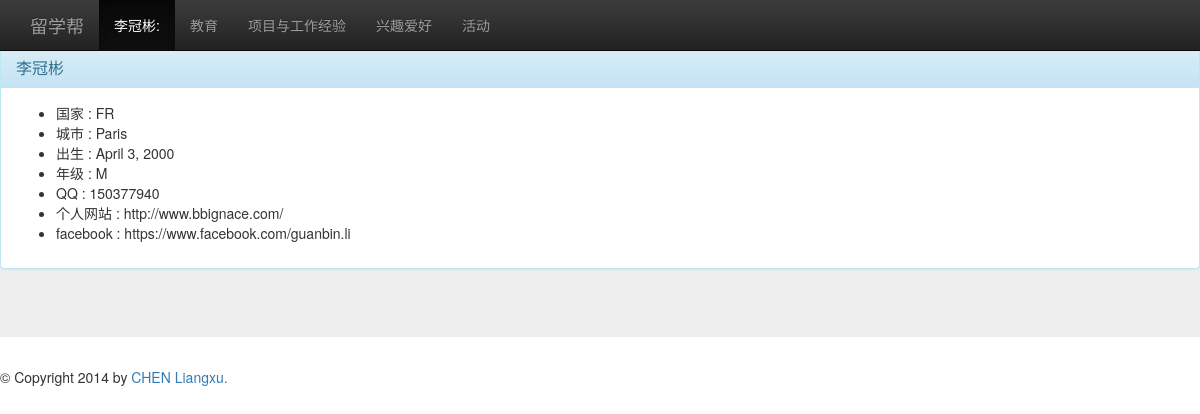
/student/4/, run on an earlier commit of the app's database.
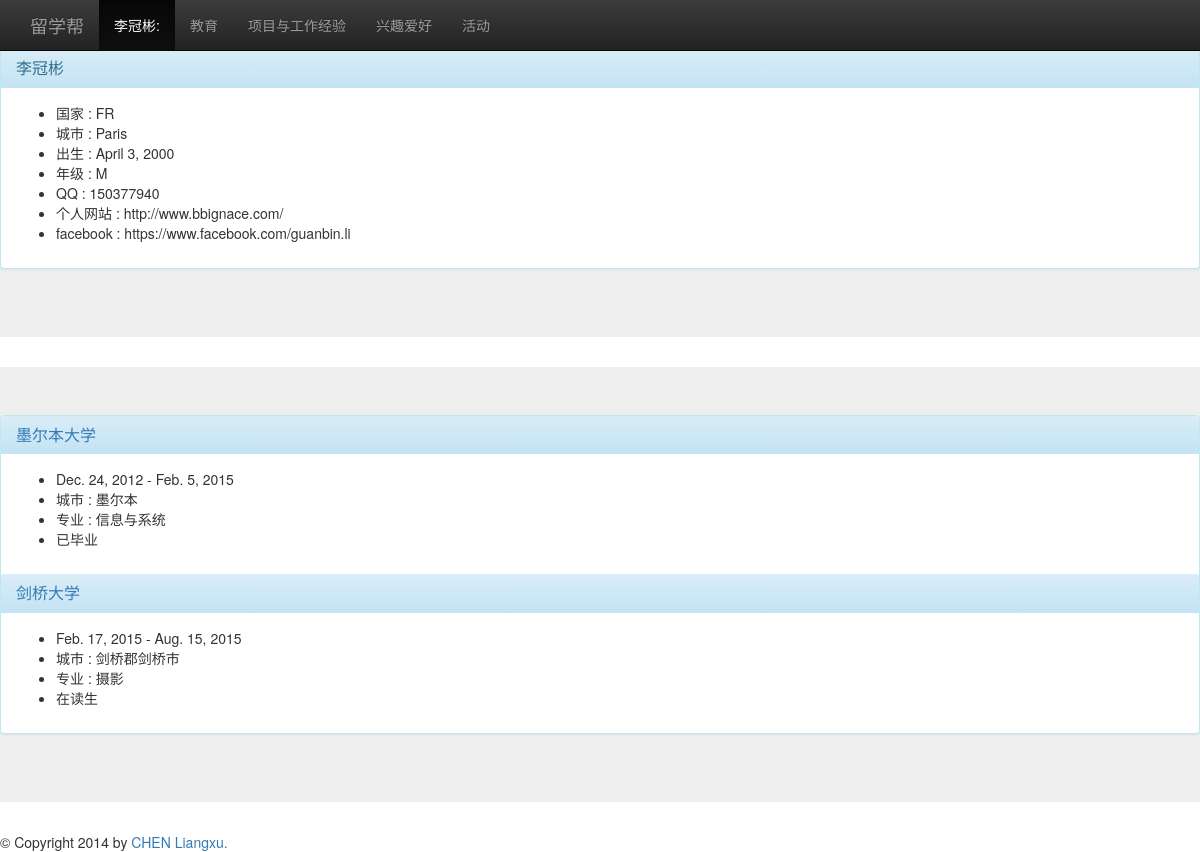
And on a later commit of the database.
### student/models.py (models this page shows, shortened)
class Student(models.Model):
    user= models.OneToOneField(User)
    name_cn = models.CharField(max_length=30, default='')
    telephone_protable = models.CharField(max_length=16)
    adress = models.CharField(max_length=200, null=True)
    country = models.CharField(max_length=2,
                               choices=constant.COUNTRY_CHOICES,
                               null=True)
    city = models.CharField(max_length=50, null=True)
    code_postal = models.CharField(max_length=10, null=True)
    gender = models. BooleanField(choices=constant.GENDER, default=True)
    date_naissance = models.DateField(null=True)
    year_in_school = models.CharField(max_length=3,
                                      choices=constant.YEAR_IN_SCHOOL_CHOICES,
                                      default=constant.FRESHMAN)
    qq_link = models.CharField(max_length=30, null=True)
    site = models.URLField(null=True)
    facebook_link = models.URLField(null=True)

class Situation_school(models.Model):
    date_end = models.DateField(null=True)
    date_start = models.DateField()
    specialty = models.ForeignKey('Specialty')
    school = models.ForeignKey('School')
    student = models.ForeignKey('Student')
    is_end = models.BooleanField(default=True)
    is_pub = models.BooleanField(default=True)

class School(models.Model):
    name_local = models.CharField(max_length=200, null=True)
    name_cn = models.CharField(max_length=200)
    adress = models.CharField(max_length=200, null=True)
    country = models.CharField(max_length=2,
                               choices=constant.COUNTRY_CHOICES,
                               null=True)
    city = models.CharField(max_length=50, null=True)
    code_postal = models.CharField(max_length=10, null=True)
    site = models.CharField(max_length=200, null=True)
    is_active = models.BooleanField(default=False)
    detail = models.TextField()

class Specialty(models.Model):
    name_local = models.CharField(max_length=200)
    name_cn = models.CharField(max_length=200)
    detail = models.TextField()
    specialty_type = models.CharField(max_length=2,
                               choices=constant.SPECIALTY_TYPE_CHOICES,
                               null=True)

### student/views.py (the view)
# urls.py: url(r'^student/(?P<student_id>\d+)/$', 'student.views.student_detail', name='student_detail'),
def student_detail(request, student_id):
    content = {}
    student = get_object_or_404(Student, pk=student_id)
    if student:
        content['student'] = student
        situations = Situation_school.objects.filter(student=student_id)
        if situations:
            content['situations'] = situations
    return render(request, 'student_detail.html', content)

### student/templates/student_detail.html (shortened to what this page needs)
{% extends "base.html" %}
{% block nav %}
<div class="navbar-collapse collapse">
    <ul class="nav navbar-nav">
        <li class="active"><a href="#introduction">{{student.name_cn}}:</a></li>
        <li><a href="#education">教育</a></li>
        <li><a href="#experience">项目与工作经验</a></li>
        <li><a href="#hobby">兴趣爱好</a></li>
        <li><a href="#activity">活动</a></li>
    </ul>
</div>
{% endblock %}
{% block content %}
<div class="jumbotron" id="introduction">
	<div class="panel panel-info">
    <div class="panel-heading">
      <h3 class="panel-title">{{student.name_cn}}</h3>
    </div>
		<div class="panel-body">
		<ul>
			<li>国家 : {{student.country}}</li>
			<li>城市 : {{student.city}}</li>
			<li>出生 : {{student.date_naissance}}</li>
			<li>年级 : {{student.year_in_school}}</li>
			<li>QQ : {{student.qq_link}}</li>
			<li>个人网站 : {{student.site}}</li>
			<li>facebook : {{student.facebook_link}}</li>
		</ul>
		</div>
    </div>
</div>
{% if situations %}
<div class="jumbotron" id="education">
	<div class="panel panel-info">
		{% for situation in situations %}
      		<div class="panel-heading">
       			<a href="{% url 'school_detail' situation.school.id %}"><h3 class="panel-title">{{situation.school.name_cn}}</h3></a>
      		</div>
			<div class="panel-body">
				<ul>
					<li>{{situation.date_start}} - {{situation.date_end}}</li>
					<li>城市 : {{situation.school.city}}</li>
					<li>专业 : {{situation.specialty.name_cn}}</li>
					{% if situation.is_end %}
					<li>已毕业</li>
					{% else %}
					<li>在读生</li>
					{% endif %}
				</ul>
			</div>
     	{% endfor %}
    </div>
</div>
{% endif %}
{% endblock %}

### student/templates/base.html (shortened to what this page needs)
<!DOCTYPE html>
<html lang="en">
  <head>
    <link href="/static/css/bootstrap.min.css" rel="stylesheet">
    <link href="/static/css/bootstrap-theme.min.css" rel="stylesheet">
  </head>
<body role="document">
<nav class="navbar navbar-inverse navbar-fixed-top">
    <div class="container">
        <div class="navbar-header">
            <a class="navbar-brand" href="/">留学帮</a>
        </div>
         <div id="navbar" class="navbar-collapse collapse">{% block nav %}{% endblock %}</div>
</div>
</nav>
<div id="content">{% block content %}{% endblock %}</div>
<div id="footer">
        {% block footer %}
        &copy; Copyright 2014 by <a href="http://chenliangxu.github.io">CHEN Liangxu.</a>
        {% endblock %}
 </div>
  </body>
</html>

What changed in the data, as far as the page shows it:
added Situation_school: school.name_cn "墨尔本大学", date_start "Dec. 24, 2012", date_end "Feb. 5, 2015", school.city "墨尔本", specialty.name_cn "信息与系统", is_end "已毕业"
added Situation_school: school.name_cn "剑桥大学", date_start "Feb. 17, 2015", date_end "Aug. 15, 2015", school.city "剑桥郡剑桥市", specialty.name_cn "摄影", is_end "在读生"
